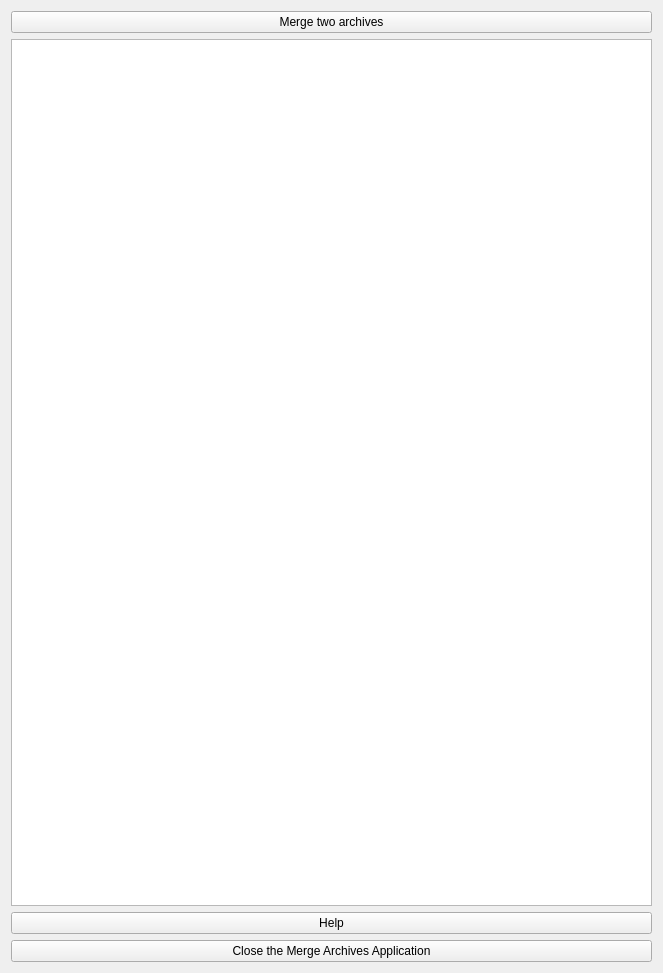
<?xml version="1.0" encoding="UTF-8"?>
<ui version="4.0">
 <class>Form</class>
 <widget class="QWidget" name="Form">
  <property name="geometry">
   <rect>
    <x>0</x>
    <y>0</y>
    <width>663</width>
    <height>973</height>
   </rect>
  </property>
  <property name="windowTitle">
   <string>Form</string>
  </property>
  <layout class="QVBoxLayout" name="verticalLayout">
   <item>
    <widget class="QPushButton" name="pushButtonMerge">
     <property name="text">
      <string>Merge two archives</string>
     </property>
     <property name="autoDefault">
      <bool>true</bool>
     </property>
    </widget>
   </item>
   <item>
    <widget class="QTextEdit" name="textEdit"/>
   </item>
   <item>
    <widget class="QPushButton" name="pushButtonHelp">
     <property name="text">
      <string>Help</string>
     </property>
    </widget>
   </item>
   <item>
    <widget class="QPushButton" name="pushButtonExit">
     <property name="text">
      <string>Close the Merge Archives Application</string>
     </property>
    </widget>
   </item>
  </layout>
 </widget>
 <resources/>
 <connections>
  <connection>
   <sender>pushButtonExit</sender>
   <signal>clicked()</signal>
   <receiver>Form</receiver>
   <slot>close()</slot>
   <hints>
    <hint type="sourcelabel">
     <x>331</x>
     <y>927</y>
    </hint>
    <hint type="destinationlabel">
     <x>331</x>
     <y>486</y>
    </hint>
   </hints>
  </connection>
 </connections>
</ui>
